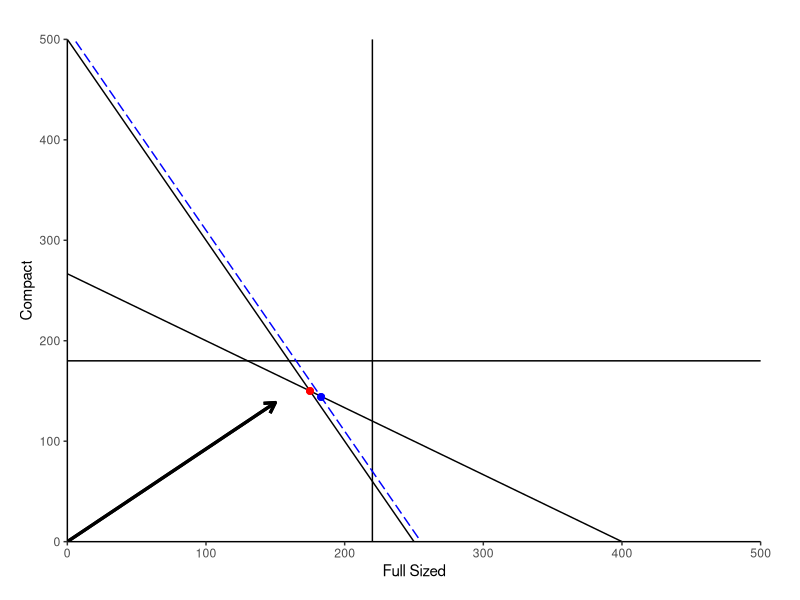

Generate this figure with R:

library(ggplot2)

ggplot(data.frame(x=c(0,500)), aes(x))+
  stat_function(fun = function(x) 500-(2*x), geom = 'line')+
  stat_function(fun = function(x) (800 - 2*x)/3, geom = 'line')+
  geom_vline(xintercept = 220)+
  geom_hline(yintercept = 180) +
  coord_cartesian(ylim = c(0,500), xlim = c(0,500)) +
  scale_x_continuous(expand = c(0,0))+
  scale_y_continuous(expand = c(0,0))+
  geom_point(aes(x = 175, y = 150), size = 2, color = 'red') +
  geom_segment(aes(x=0,y=0,xend=150,yend=120*150/130), arrow = arrow(length = unit(.3,"cm")), size = 1.1)+
  theme_bw()+
  theme(panel.grid = element_blank(),
        plot.margin = margin(1,1,.5,.5, unit = 'cm'),
        panel.border = element_blank(),
        axis.line = element_line())+
  labs(x = 'Full Sized', y = 'Compact') +
  stat_function(fun= function(x) 510-(2*x), geom = 'line', linetype='longdash', color = 'blue')+
  geom_point(aes(x = 183, y = 144), size = 2, color = 'blue')

